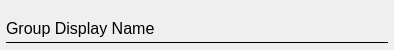
<?xml version="1.0" encoding="UTF-8"?>
<ui version="4.0">
 <class>GroupHeader</class>
 <widget class="QWidget" name="GroupHeader">
  <property name="geometry">
   <rect>
    <x>0</x>
    <y>0</y>
    <width>394</width>
    <height>50</height>
   </rect>
  </property>
  <property name="minimumSize">
   <size>
    <width>0</width>
    <height>50</height>
   </size>
  </property>
  <property name="maximumSize">
   <size>
    <width>16777215</width>
    <height>50</height>
   </size>
  </property>
  <property name="windowTitle">
   <string>Form</string>
  </property>
  <layout class="QHBoxLayout" name="horizontalLayout">
   <property name="margin">
    <number>6</number>
   </property>
   <item>
    <layout class="QVBoxLayout" name="verticalLayout">
     <property name="spacing">
      <number>3</number>
     </property>
     <item>
      <widget class="QLabel" name="name_label">
       <property name="styleSheet">
        <string notr="true">#name_label {
font-size: 16px
}</string>
       </property>
       <property name="text">
        <string>Group Display Name</string>
       </property>
       <property name="alignment">
        <set>Qt::AlignBottom|Qt::AlignLeading|Qt::AlignLeft</set>
       </property>
      </widget>
     </item>
     <item>
      <widget class="Line" name="line">
       <property name="frameShadow">
        <enum>QFrame::Plain</enum>
       </property>
       <property name="orientation">
        <enum>Qt::Horizontal</enum>
       </property>
      </widget>
     </item>
    </layout>
   </item>
  </layout>
 </widget>
 <resources/>
 <connections/>
</ui>
